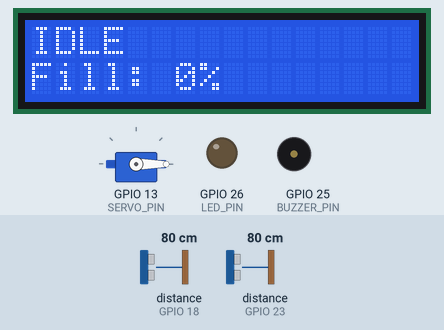
This sketch was run on a simulated ESP32. Parts: 16×2 character LCD, servo, output pins drawn as LEDs (lit = HIGH), buzzer (waves = sounding, pin HIGH). Wiring (inferred from the names in the program): 2 × ultrasonic range finder: trigger GPIO 5, echo GPIO 18 / trigger GPIO 19, echo GPIO 23. The test bench sets the inputs (shaded band); at power-on: distance to the obstacle (sensors on GPIO 23, GPIO 18) 80 cm. The echo pulse lasts 58.3 µs per cm; pins used as bus, display or sensor lines are not drawn; what the sketch prints to the serial monitor is not drawn.

Above: at 3.2 s.
3.3 s: distance to the obstacle (sensor on GPIO 23) set to 6 cm
At 4.1 s:
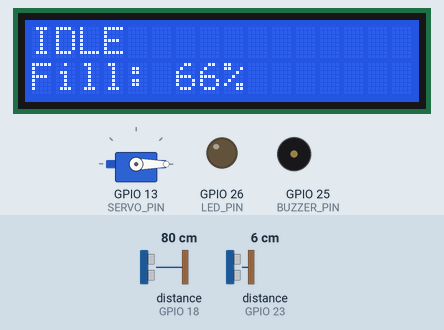
5.2 s: distance to the obstacle (sensor on GPIO 23) set to 3 cm
At 6.1 s:
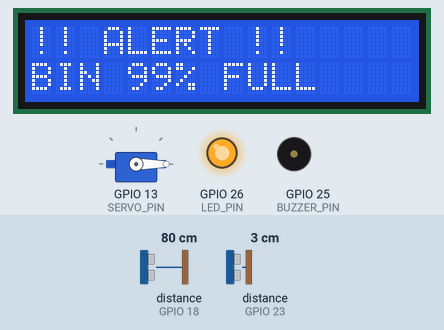
8.3 s: distance to the obstacle (sensor on GPIO 23) set to 2 cm
At 8.49 s:
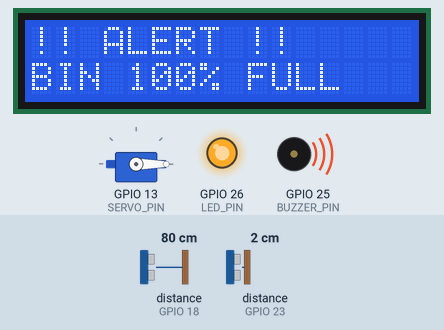
11.4 s: distance to the obstacle (sensor on GPIO 23) set to 4 cm
At 12.2 s:
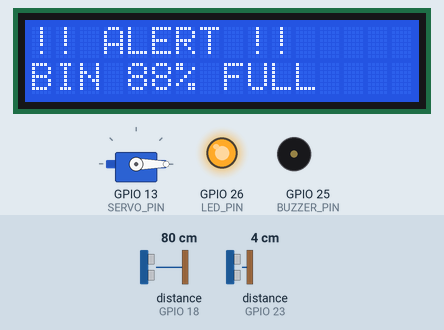
14.5 s: distance to the obstacle (sensor on GPIO 23) set to 2 cm
At 15.4 s:
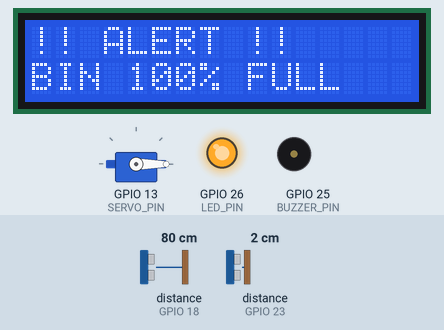
17.6 s: distance to the obstacle (sensor on GPIO 23) set to 18 cm
At 18.0 s:
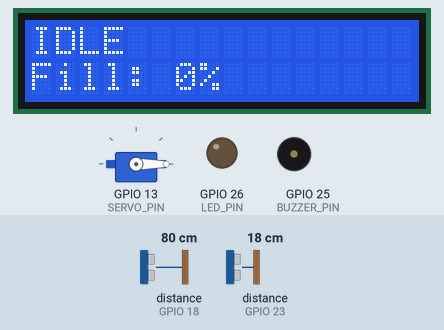
Timing chart, 0 to 20.1 s (numbered marks = the images above; inputs shaded):
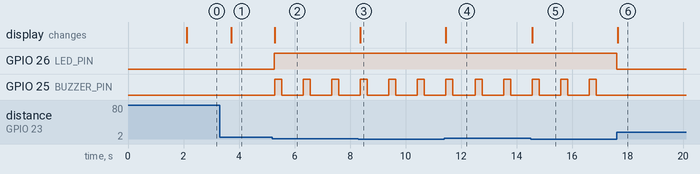

Measured:
- the behaviour switches between 5 and 4 cm on distance to the obstacle (sensor on GPIO 23) (found by bisection; images 1 and 2)
- after the input at 3.3 s, the display: changes after 0.41 s (image 1)
- after the input at 5.2 s, GPIO 26 (LED_PIN): LOW → HIGH after 0.07 s; GPIO 25 (BUZZER_PIN): alternates HIGH for 0.25 s and LOW for 0.78 s, starting after 0.09 s; the display: changes after 0.09 s (image 2)
- after the input at 8.3 s, the display: changes after 0.07 s (image 3)
- after the input at 11.4 s, the display: changes after 0.05 s (image 4)
- after the input at 14.5 s, the display: changes after 0.06 s (image 5)
- after the input at 17.6 s, GPIO 26 (LED_PIN): HIGH → LOW at once; GPIO 25 (BUZZER_PIN): stops changing and stays LOW; the display: changes at once (image 6)

The sketch:

Smart_Dustbin.ino
```cpp
#include <Wire.h>
#include <LiquidCrystal_I2C.h>
#include <ESP32Servo.h>

// =====================================================
// SMART DUSTBIN - FINAL CODE
// ESP32 + 2 HC-SR04 + Servo + LCD + Buzzer + LED
// USB POWERED
// =====================================================


// ================= LCD =================

LiquidCrystal_I2C lcd(0x27, 16, 2);


// ================= SERVO =================

Servo lidServo;


// ================= PIN CONNECTIONS =================

// Hand detection HC-SR04
#define HAND_TRIG 5
#define HAND_ECHO 18

// Fill level HC-SR04
#define FILL_TRIG 19
#define FILL_ECHO 23

// Servo
#define SERVO_PIN 13

// Buzzer
#define BUZZER_PIN 25

// LED
#define LED_PIN 26


// ================= SETTINGS =================

// Hand must be within 10 cm
#define HAND_DISTANCE 10.0

// Fill-level calibration
#define EMPTY_DISTANCE 12.0
#define FULL_DISTANCE 3.0

// Alert at 80%
#define ALERT_LEVEL 80

// Servo positions
#define LID_CLOSED 0
#define LID_OPEN 90


// =====================================================
// USB POWER ESTIMATION
// =====================================================
// These are estimated values in mA.
// They are NOT battery measurements.

const float CURRENT_IDLE = 40.0;
const float CURRENT_SENSING = 150.0;
const float CURRENT_ALERT = 80.0;

const float USB_VOLTAGE = 5.0;


// =====================================================
// TIME TRACKING
// =====================================================

unsigned long idleTimeMs = 0;
unsigned long sensingTimeMs = 0;
unsigned long alertTimeMs = 0;

unsigned long previousMillis = 0;
unsigned long lastReportMillis = 0;


// =====================================================
// GET ULTRASONIC DISTANCE
// =====================================================

float getDistance(int trigPin, int echoPin)
{
  digitalWrite(trigPin, LOW);
  delayMicroseconds(2);

  digitalWrite(trigPin, HIGH);
  delayMicroseconds(10);

  digitalWrite(trigPin, LOW);

  long duration = pulseIn(echoPin, HIGH, 30000);

  if (duration == 0)
  {
    return -1;
  }

  float distance = duration * 0.0343 / 2.0;

  return distance;
}


// =====================================================
// CALCULATE FILL PERCENTAGE
// =====================================================

int getFillPercentage(float distance)
{
  if (distance < 0)
  {
    return -1;
  }

  float percentage =
    ((EMPTY_DISTANCE - distance) /
    (EMPTY_DISTANCE - FULL_DISTANCE)) * 100.0;

  percentage = constrain(percentage, 0, 100);

  return (int)percentage;
}


// =====================================================
// DISPLAY FILL LEVEL
// =====================================================

void displayFill(int percentage)
{
  lcd.setCursor(0, 1);

  if (percentage >= 0)
  {
    lcd.print("Fill: ");
    lcd.print(percentage);
    lcd.print("%     ");
  }
  else
  {
    lcd.print("Fill: ERROR     ");
  }
}


// =====================================================
// POWER REPORT
// =====================================================

void printPowerReport()
{
  float idleHours =
    idleTimeMs / 3600000.0;

  float sensingHours =
    sensingTimeMs / 3600000.0;

  float alertHours =
    alertTimeMs / 3600000.0;


  // Estimated energy in mAh

  float idlemAh =
    CURRENT_IDLE * idleHours;

  float sensingmAh =
    CURRENT_SENSING * sensingHours;

  float alertmAh =
    CURRENT_ALERT * alertHours;

  float totalmAh =
    idlemAh + sensingmAh + alertmAh;


  // Estimated power in Watts

  float idlePower =
    USB_VOLTAGE * (CURRENT_IDLE / 1000.0);

  float sensingPower =
    USB_VOLTAGE * (CURRENT_SENSING / 1000.0);

  float alertPower =
    USB_VOLTAGE * (CURRENT_ALERT / 1000.0);


  Serial.println();
  Serial.println("====================================");
  Serial.println("       SMART DUSTBIN REPORT");
  Serial.println("====================================");

  Serial.print("USB Voltage: ");
  Serial.print(USB_VOLTAGE);
  Serial.println(" V");

  Serial.println();

  // IDLE

  Serial.print("IDLE      : ");
  Serial.print(idleTimeMs / 1000);
  Serial.print(" s | ");

  Serial.print(CURRENT_IDLE);
  Serial.print(" mA | ");

  Serial.print(idlePower, 3);
  Serial.println(" W");


  // SENSING

  Serial.print("SENSING   : ");
  Serial.print(sensingTimeMs / 1000);
  Serial.print(" s | ");

  Serial.print(CURRENT_SENSING);
  Serial.print(" mA | ");

  Serial.print(sensingPower, 3);
  Serial.println(" W");


  // ALERT

  Serial.print("ALERT     : ");
  Serial.print(alertTimeMs / 1000);
  Serial.print(" s | ");

  Serial.print(CURRENT_ALERT);
  Serial.print(" mA | ");

  Serial.print(alertPower, 3);
  Serial.println(" W");


  Serial.println("------------------------------------");

  Serial.print("Estimated Energy: ");
  Serial.print(totalmAh, 4);
  Serial.println(" mAh");

  Serial.println("====================================");
  Serial.println();
}


// =====================================================
// SETUP
// =====================================================

void setup()
{
  Serial.begin(115200);


  // ---------------- Ultrasonic sensors ----------------

  pinMode(HAND_TRIG, OUTPUT);
  pinMode(HAND_ECHO, INPUT);

  pinMode(FILL_TRIG, OUTPUT);
  pinMode(FILL_ECHO, INPUT);


  // ---------------- Buzzer and LED ----------------

  pinMode(BUZZER_PIN, OUTPUT);
  pinMode(LED_PIN, OUTPUT);

  digitalWrite(BUZZER_PIN, LOW);
  digitalWrite(LED_PIN, LOW);


  // ---------------- LCD ----------------

  Wire.begin(21, 22);

  lcd.init();
  lcd.backlight();


  // ---------------- Servo ----------------

  lidServo.attach(SERVO_PIN);

  lidServo.write(LID_CLOSED);


  // ---------------- Startup screen ----------------

  lcd.clear();

  lcd.setCursor(0, 0);
  lcd.print("SMART DUSTBIN");

  lcd.setCursor(0, 1);
  lcd.print("SYSTEM READY");

  delay(2000);

  lcd.clear();


  // ---------------- Start timing ----------------

  previousMillis = millis();
  lastReportMillis = millis();
}


// =====================================================
// MAIN LOOP
// =====================================================

void loop()
{
  unsigned long currentMillis = millis();

  unsigned long elapsedTime =
    currentMillis - previousMillis;

  previousMillis = currentMillis;


  // ===================================================
  // FILL SENSOR
  // ===================================================

  float fillDistance =
    getDistance(FILL_TRIG, FILL_ECHO);

  int fillPercentage =
    getFillPercentage(fillDistance);


  // ===================================================
  // ALERT STATE
  // ===================================================

  if (fillPercentage >= ALERT_LEVEL)
  {
    alertTimeMs += elapsedTime;

    digitalWrite(LED_PIN, HIGH);


    lcd.clear();

    lcd.setCursor(0, 0);
    lcd.print("!! ALERT !!");

    lcd.setCursor(0, 1);
    lcd.print("BIN ");
    lcd.print(fillPercentage);
    lcd.print("% FULL");


    Serial.print("STATE: ALERT | Fill: ");
    Serial.print(fillPercentage);
    Serial.println("%");


    // Buzzer ON

    digitalWrite(BUZZER_PIN, HIGH);
    delay(250);

    // Buzzer OFF

    digitalWrite(BUZZER_PIN, LOW);
    delay(750);
  }


  // ===================================================
  // NORMAL OPERATION
  // ===================================================

  else
  {
    digitalWrite(LED_PIN, LOW);
    digitalWrite(BUZZER_PIN, LOW);


    // =================================================
    // HAND SENSOR
    // =================================================

    float handDistance =
      getDistance(HAND_TRIG, HAND_ECHO);


    // =================================================
    // SENSING STATE
    // =================================================

    if (handDistance > 0 &&
        handDistance <= HAND_DISTANCE)
    {
      sensingTimeMs += elapsedTime;


      lcd.clear();

      lcd.setCursor(0, 0);
      lcd.print("SENSING...");

      displayFill(fillPercentage);


      Serial.print("STATE: SENSING | Fill: ");
      Serial.print(fillPercentage);
      Serial.println("%");


      // Open lid

      lidServo.write(LID_OPEN);

      delay(3000);


      // Close lid

      lidServo.write(LID_CLOSED);

      delay(1000);
    }


    // =================================================
    // IDLE STATE
    // =================================================

    else
    {
      idleTimeMs += elapsedTime;


      lcd.clear();

      lcd.setCursor(0, 0);
      lcd.print("IDLE");

      displayFill(fillPercentage);


      Serial.print("STATE: IDLE | Fill: ");

      if (fillPercentage >= 0)
      {
        Serial.print(fillPercentage);
        Serial.println("%");
      }
      else
      {
        Serial.println("ERROR");
      }

      delay(500);
    }
  }


  // ===================================================
  // POWER REPORT EVERY 10 SECONDS
  // ===================================================

  if (millis() - lastReportMillis >= 10000)
  {
    printPowerReport();

    lastReportMillis = millis();
  }
}
```
